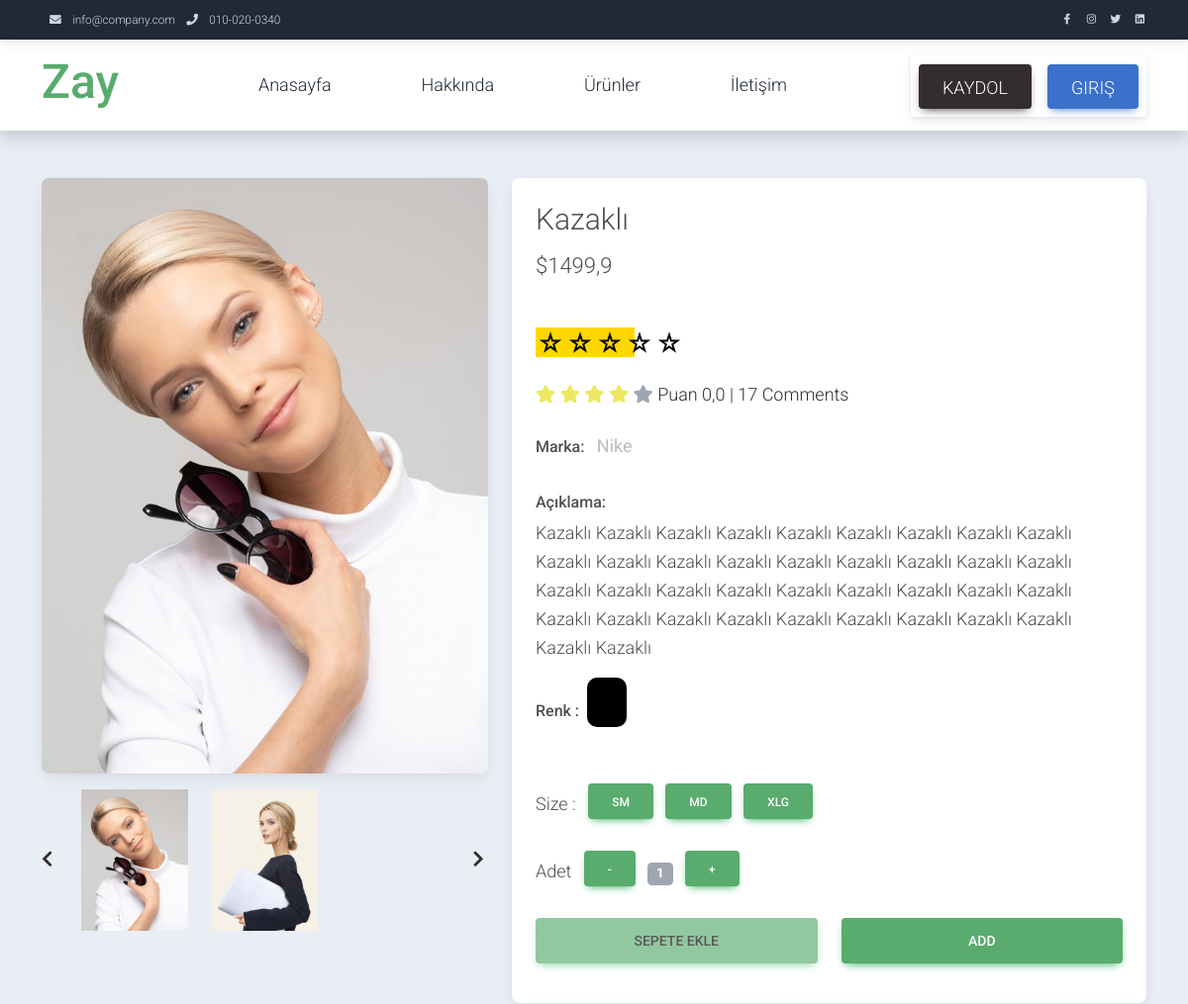
Before: /detail/kazakl/ (upper part) with the older database file.
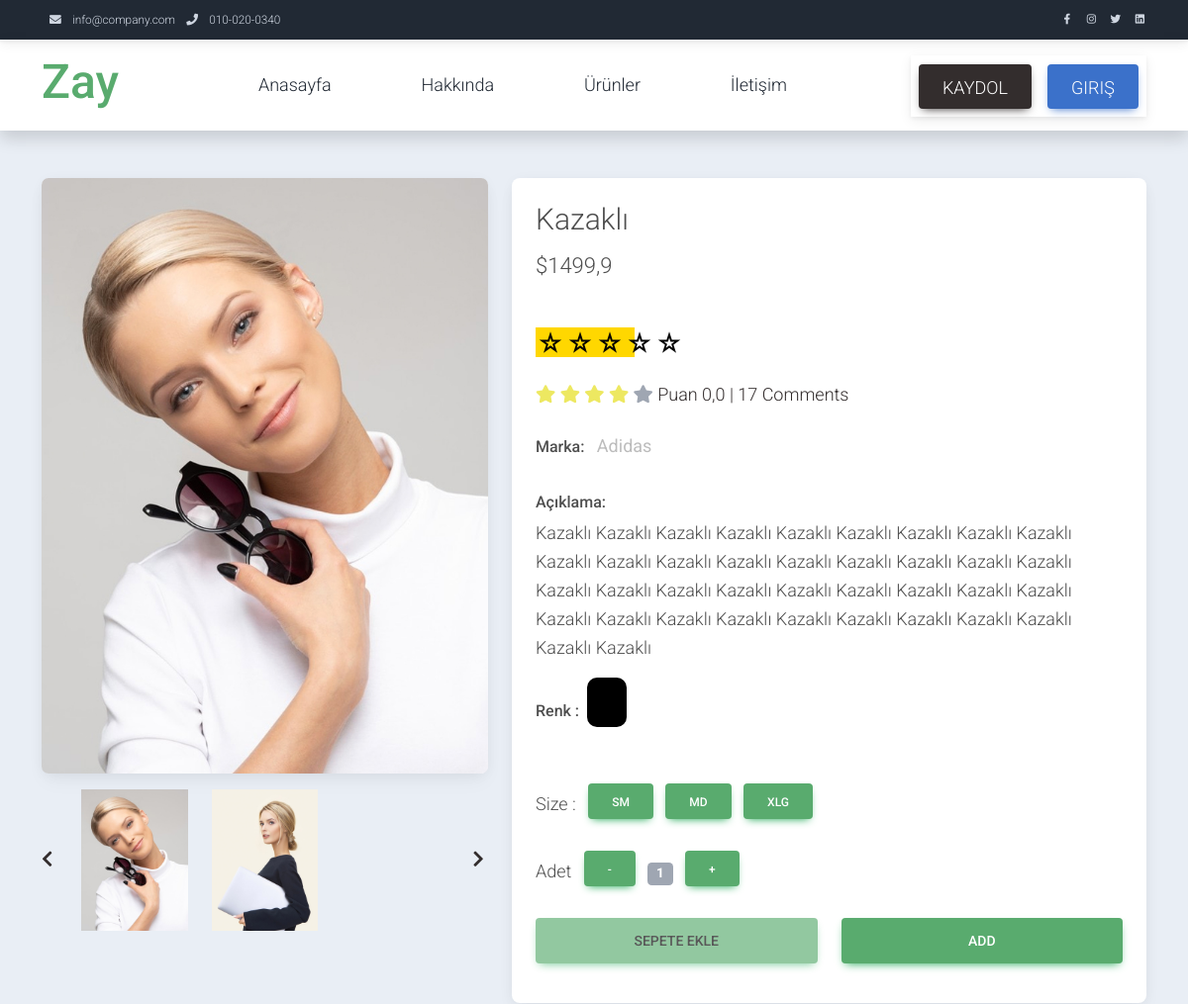
After: the same page with the newer database file.
### appProduct/models.py (models this page shows, shortened)
class Product(models.Model):
   user = models.ForeignKey(User, verbose_name=("Kulanıcı"), on_delete=models.CASCADE)
   brand = models.ForeignKey(Brand, verbose_name=("Marka"), on_delete=models.CASCADE)
   title = models.CharField(("Ürün Başlığı"), max_length=50)
   text = models.TextField(("İçerik"))
   price = models.FloatField(("Ürün fiyatı"),default=0)
   total_rating = models.FloatField(("Ürün Puanı"), default=0)
   image = models.ImageField(("Ürün Resmi"), upload_to='product', max_length=250)
   slug = models.SlugField(("Title Slug"), blank=True, null=True)
   colors = models.ManyToManyField(Color, verbose_name=("Renkler"))
   sizes = models.ManyToManyField(Size, verbose_name=("Bedenler"))

class Brand(models.Model):
   title = models.CharField(("Marka"), max_length=50)
   slug = models.SlugField(("Marka Slug"), blank=True)

### appProduct/views.py (the view, shortened to what this page needs)
# urls.py: path('detail/<slug>/', detailPage, name="detailPage"),
def detailPage(request, slug, color=None):
   if color is not None:
      get_object_or_404(Color, title2=color)
   product = get_object_or_404(Product, slug=slug)
   image_product = ImageProduct.objects.filter(product=product)
   comments_product = Comment.objects.filter(product=product).order_by('-date_now')
   filtertop = request.GET.get("filtertop")
   if filtertop == "new":
      comments_product = comments_product.order_by("-date_now")
   elif filtertop == "up":
      comments_product = comments_product.order_by("-rating")
   elif filtertop == "down":
      comments_product = comments_product.order_by("rating")
   paginator = Paginator(comments_product, 5)
   pag_number = request.GET.get("page")
   comments = paginator.get_page(pag_number)
   context = {
       "title": "Ürün Detayı",
       "product": product,
       "comments": comments,
       "comments_product": comments_product,
       "color": color,
       "slug": slug,
   }
   if color is not None:
      product_stok = Stok.objects.filter(product=product, color__title2=color)
      image_product = image_product.filter(color__title2=color)
      context.update({"product_stok": product_stok})
   context.update({"image_product": image_product})
   return render(request, 'detail.html', context)

### appProduct/models.py (called while the page is built)
   def __str__(self):
      return self.title

### appProduct/templates/detail.html (shortened to what the changed rows need)
{% extends 'base.html' %}
{% load static %}
{% block body %}
<section class="bg-light">
    <div class="container pb-5">
        <div class="row">
            <div class="col-lg-7 mt-5">
                <div class="card">
                    <div class="card-body">
                        <h1 class="h2">{{ product.title }}</h1>
                        <p class="h3 py-2">${{ product.price }}</p>
                        <p class="py-2">
                            <div class="position-relative">
                            </div>
                        </p>
                        <p class="py-2">
                            <i class="fa fa-star text-warning"></i>
                            <i class="fa fa-star text-warning"></i>
                            <i class="fa fa-star text-warning"></i>
                            <i class="fa fa-star text-warning"></i>
                            <i class="fa fa-star text-secondary"></i>
                            <span class="list-inline-item text-dark">Puan {{ product.total_rating }} | {{ comments_product|length }} Comments</span>
                        </p>
                        <ul class="list-inline">
                            <li class="list-inline-item">
                            </li>
                            <li class="list-inline-item">
                                <p class="text-muted"><strong>{{ product.brand.title }}</strong></p>
                            </li>
                        </ul>
                        <h6>Açıklama:</h6>
                        <p>{{ product.text }}</p>
                        <ul class="list-inline d-flex align-items-center">
                            <li class="list-inline-item">
                            </li>
                            <li class="list-inline-item">
                            </li>
                        </ul>
                        <form method="POST">
                            <div class="">
                            </div>
                            <div class="row pb-3">
                            </div>
                        </form>
                    </div>
                </div>
            </div>
            </div>
        </div>
</section>
{% endblock body %}

Changed rows visible on the page:
changed Product "Kazaklı": brand "Nike" → "Adidas"
